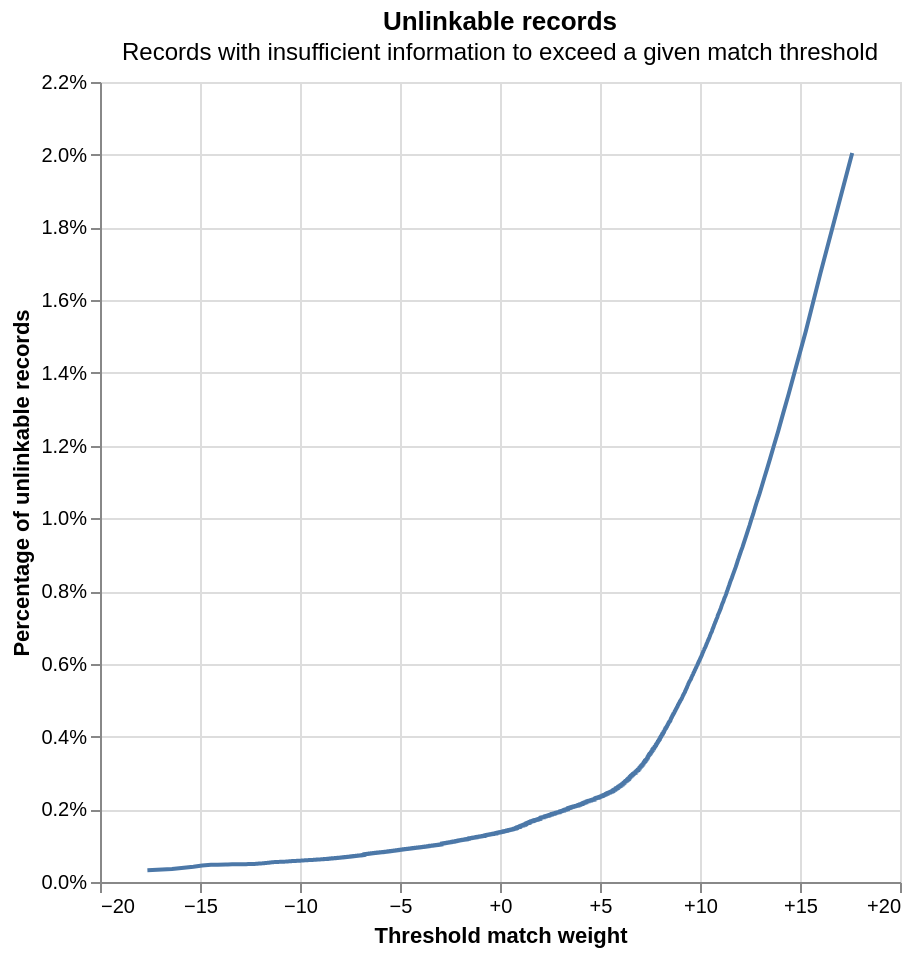

The notebook cell this image was saved under:
### Code cell
linker.unlinkables_chart()

### Figure 1 — Vega-Lite specification as saved in the notebook (floating-point values rounded to 4 significant figures; data arrays with more than 128 entries replaced by an {"elided": "..."} marker saying what was removed)
{"config": {"view": {"continuousWidth": 400, "continuousHeight": 300}}, "layer": [{"mark": {"type": "line"}, "encoding": {"x": {"axis": {"format": "+", "title": "Threshold match weight"}, "field": "match_weight", "type": "quantitative"}, "y": {"axis": {"format": "%", "title": "Percentage of unlinkable records"}, "field": "cum_prop", "type": "quantitative"}}}, {"mark": {"type": "point"}, "encoding": {"opacity": {"condition": {"param": "x_match_weight_y_cum_prop_coords_of_mouse", "value": 1, "empty": false}, "value": 0}, "tooltip": [{"field": "match_weight", "format": "+.5", "title": "Match weight", "type": "quantitative"}, {"field": "match_probability", "format": ".5", "title": "Match probability", "type": "quantitative"}, {"field": "cum_prop", "format": ".3%", "title": "Proportion of unlinkable records", "type": "quantitative"}], "x": {"axis": {"title": "Threshold match weight"}, "field": "match_weight", "type": "quantitative"}, "y": {"axis": {"format": "%", "title": "Percentage of unlinkable records"}, "field": "cum_prop", "type": "quantitative"}}, "name": "mouse_coords"}, {"mark": {"type": "rule", "color": "gray"}, "encoding": {"x": {"field": "match_weight", "type": "quantitative"}}, "transform": [{"filter": {"param": "x_match_weight_y_cum_prop_coords_of_mouse", "empty": false}}]}, {"mark": {"type": "rule", "color": "gray"}, "encoding": {"y": {"field": "cum_prop", "type": "quantitative"}}, "transform": [{"filter": {"param": "x_match_weight_y_cum_prop_coords_of_mouse", "empty": false}}]}], "data": {"name": "data-60ee44714814b516c23e3576db9efd9e"}, "height": 400, "params": [{"name": "x_match_weight_y_cum_prop_coords_of_mouse", "select": {"type": "point", "fields": ["match_weight", "cum_prop"], "nearest": true, "on": "mouseover"}, "views": ["mouse_coords"]}], "title": {"text": "Unlinkable records", "subtitle": "Records with insufficient information to exceed a given match threshold"}, "width": 400, "$schema": "https://vega.github.io/schema/vega-lite/v5.9.3.json", "datasets": {"data-60ee44714814b516c23e3576db9efd9e": {"elided": "11701 records"}}}
